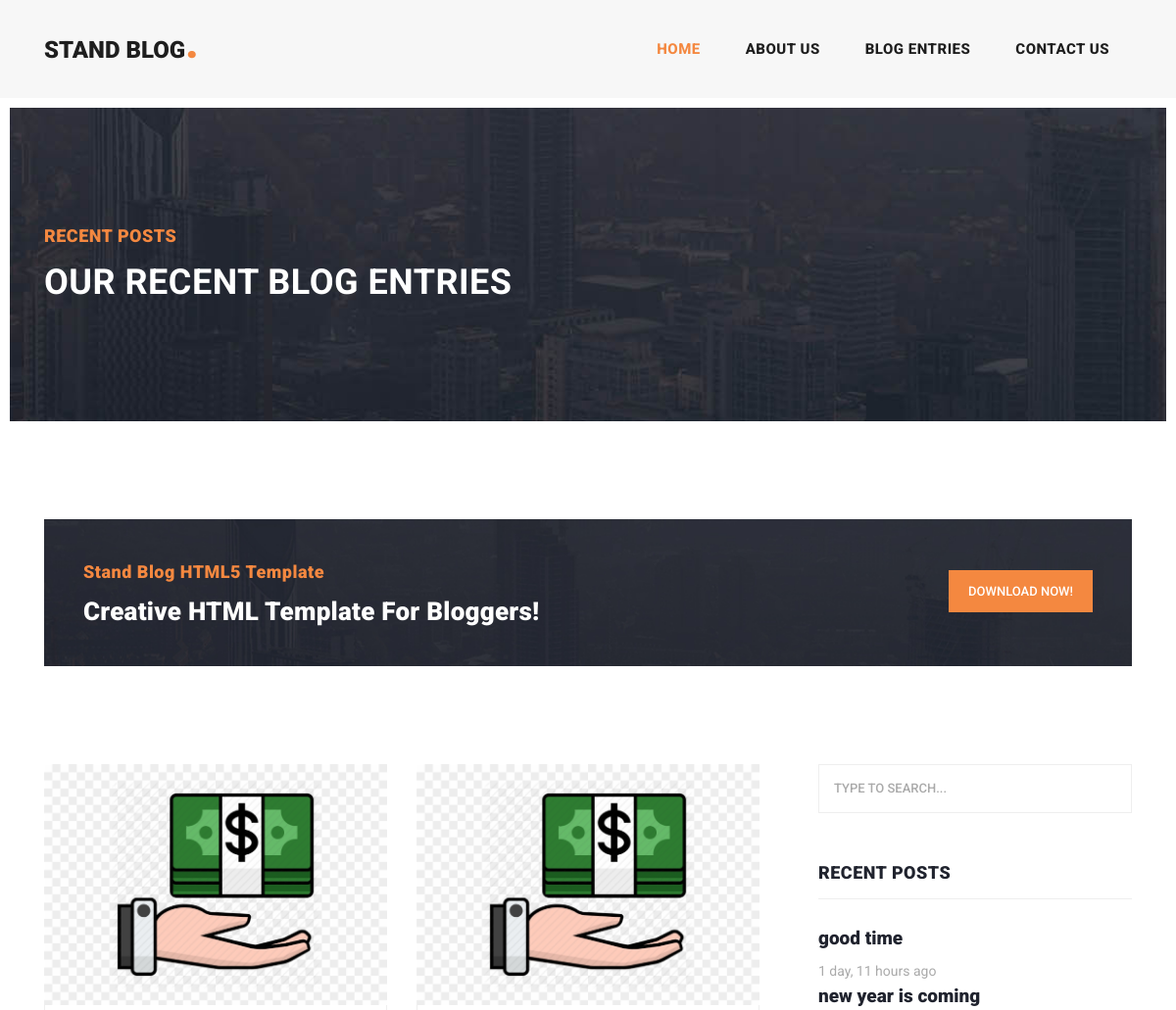
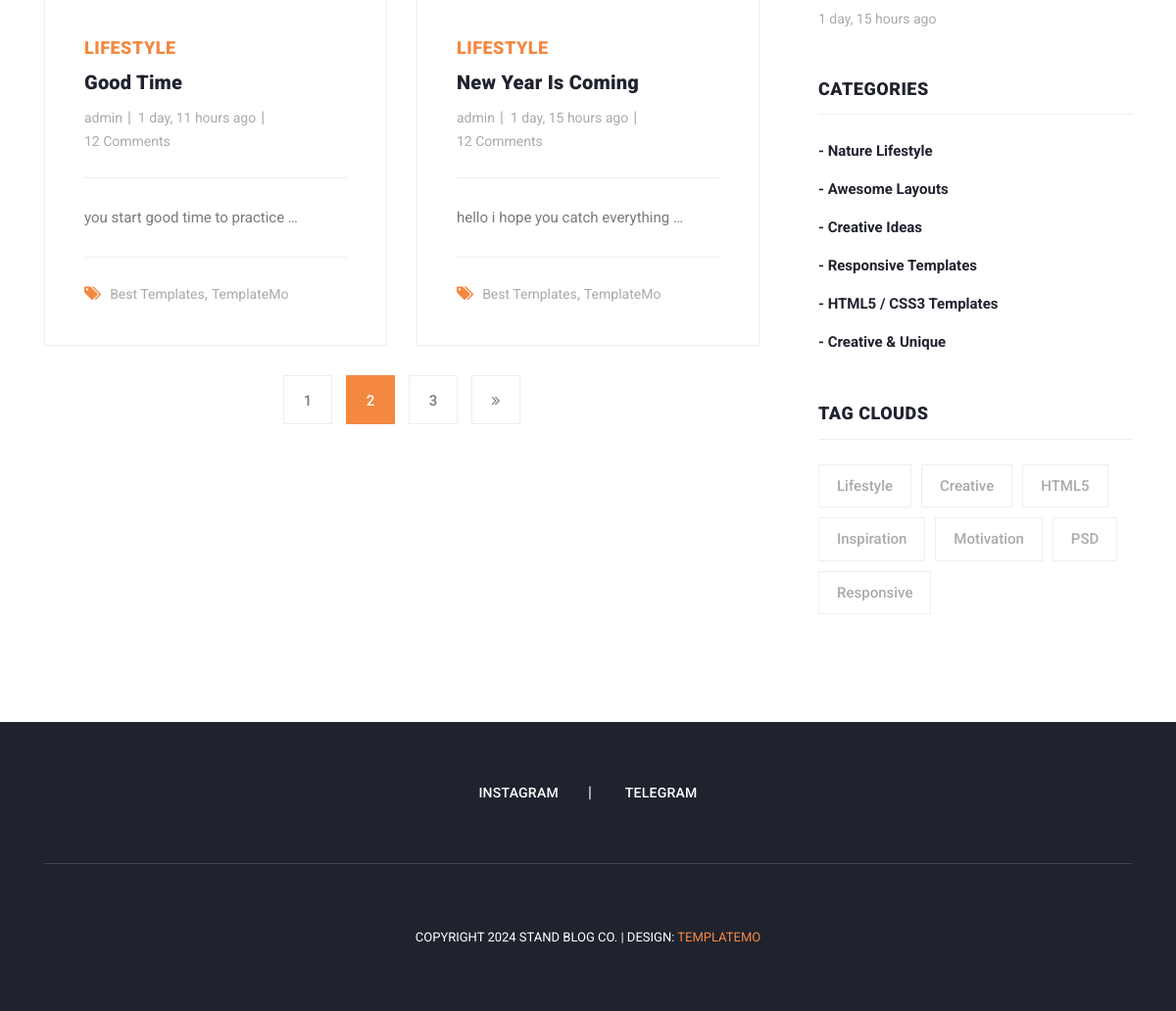
Screenshot of /blog/ with the database file from the repository (2 pictures, top to bottom).
### blog/models.py (models this page shows, shortened)
class Post(models.Model):
    title = models.CharField(max_length=255)
    author = models.ForeignKey(User,on_delete=models.CASCADE,null=True)
    content = models.TextField()
    image = models.ImageField(upload_to='blog/',default='blog/default2.jpg')
    status = models.BooleanField(default=True)
    login_required = models.BooleanField(default=False)
    created_date = models.DateTimeField(auto_now_add=True)
    updated_date = models.DateTimeField(auto_now=True)
    published_date = models.DateTimeField(null=True)
    tags = TaggableManager()
    class Meta:
        ordering = ['-created_date']

### blog/views.py (the view)
# urls.py: path('',blog_home_view,name='index'),
def blog_home_view(request):
    posts = Post.objects.filter(status=True).order_by('-created_date')
    context = {'posts': posts}
    return render(request , 'blog/blog.html' , context)

### blog/templatetags/blog-tags.py (called while the page is built)
@register.inclusion_tag('blog/blog-recent-posts.html')
def recent_posts():
    now = timezone.now()
    posts = Post.objects.filter(status=True,published_date__lt=now).order_by('-published_date')[:3]
    return {'posts':posts}

### templates/blog/blog.html
{% extends 'base.html' %}
{% load static %}
{% block content %}
{% load humanize %}
{% load blog-tags %}
<div class="heading-page header-text">
  <section class="page-heading">
    <div class="container">
      <div class="row">
        <div class="col-lg-12">
          <div class="text-content">
            <h4>Recent Posts</h4>
            <h2>Our Recent Blog Entries</h2>
          </div>
        </div>
      </div>
    </div>
  </section>
</div>
<section class="call-to-action">
  <div class="container">
    <div class="row">
      <div class="col-lg-12">
        <div class="main-content">
          <div class="row">
            <div class="col-lg-8">
              <span>Stand Blog HTML5 Template</span>
              <h4>Creative HTML Template For Bloggers!</h4>
            </div>
            <div class="col-lg-4">
              <div class="main-button">
                <a href="https://templatemo.com/tm-551-stand-blog" target="_parent">Download Now!</a>
              </div>
            </div>
          </div>
        </div>
      </div>
    </div>
  </div>
</section>
<section class="blog-posts grid-system">
  <div class="container">
    <div class="row">
      <div class="col-lg-8">
        <div class="all-blog-posts">
          <div class="row">
            {% for post in posts %}
            <div class="col-lg-6">
              <div class="blog-post">
                <div class="blog-thumb">
                  <img src="{{post.image.url}}" alt="">
                </div>
                <div class="down-content">
                  <span>Lifestyle</span>
                  <a href="{% url 'blog:post-detail' pid=post.id %}">
                    <h4>{{post.title}}</h4>
                  </a>
                  <ul class="post-info">
                    <li><a href="#">{{post.author}}</a></li>
                    <li><a href="#">{{post.published_date|naturaltime}}</a></li>
                    <li><a href="#">12 Comments</a></li>
                  </ul>
                  <p>{{post.content|truncatewords:6}}</p>
                  <div class="post-options">
                    <div class="row">
                      <div class="col-lg-12">
                        <ul class="post-tags">
                          <li><i class="fa fa-tags"></i></li>
                          <li><a href="#">Best Templates</a>,</li>
                          <li><a href="#">TemplateMo</a></li>
                        </ul>
                      </div>
                    </div>
                  </div>
                </div>
              </div>
            </div>
            {% endfor %}
            <div class="col-lg-12">
              <ul class="page-numbers">
                <li><a href="#">1</a></li>
                <li class="active"><a href="#">2</a></li>
                <li><a href="#">3</a></li>
                <li><a href="#"><i class="fa fa-angle-double-right"></i></a></li>
              </ul>
            </div>
          </div>
        </div>
      </div>
      <div class="col-lg-4">
        <div class="sidebar">
          <div class="row">
           {% include 'blog/blog-search.html' %}
           {% recent_posts %}
           {% include 'blog/blog-categories.html' %}
           {% include 'blog/blog-tags.html' %}
          </div>
        </div>
      </div>
    </div>
  </div>
</section>
{% endblock %}

### templates/base.html (shortened to what this page needs)
{% load static %}
<!DOCTYPE html>
<html lang="en">
<head>
    <link href="{% static 'vendor/bootstrap/css/bootstrap.min.css' %}" rel="stylesheet">
    <link rel="stylesheet" href="{% static 'css/fontawesome.css' %}">
    <link rel="stylesheet" href="{% static 'css/templatemo-stand-blog.css' %}">
    <link rel="stylesheet" href="{% static 'css/owl.css' %}">
</head>
<body>
    <header class="">
        <nav class="navbar navbar-expand-lg">
            <div class="container">
                <a class="navbar-brand" href="{% url 'website:index' %}">
                    <h2>Stand Blog<em>.</em></h2>
                </a>
                <div class="collapse navbar-collapse" id="navbarResponsive">
                    <ul class="navbar-nav ml-auto">
                        <li class="nav-item active">
                            <a class="nav-link" href="{% url 'website:index' %}">Home
                            </a>
                        </li>
                        <li class="nav-item">
                            <a class="nav-link" href="{% url 'website:about' %}">About Us</a>
                        </li>
                        <li class="nav-item">
                            <a class="nav-link" href="{% url 'blog:index' %}">Blog Entries</a>
                        </li>
                        <li class="nav-item">
                            <a class="nav-link" href="{% url 'website:contact' %}">Contact Us</a>
                        </li>
                    </ul>
                </div>
            </div>
        </nav>
    </header>
    {% block content %}
    {% endblock %}
    <footer>
        <div class="container">
            <div class="row">
                <div class="col-lg-12">
                    <ul class="social-icons">
                        <li><a href="http://www.instagram.com/pv.aliseyfi">Instagram</a></li>
                        <li><a href="https://t.me/Aisdisappeared">Telegram</a></li>
                    </ul>
                </div>
                <div class="col-lg-12">
                    <div class="copyright-text">
                        <p>Copyright 2024 Stand Blog Co.
                            | Design: <a rel="nofollow" href="https://templatemo.com" target="_parent">TemplateMo</a>
                        </p>
                    </div>
                </div>
            </div>
        </div>
    </footer>
</body>
</html>
{% load sweetify %}

### templates/blog/blog-search.html
{% load static %}
<div class="col-lg-12">
    <div class="sidebar-item search">
      <form id="search_form" name="gs" method="GET" action="#">
        <input type="text" name="q" class="searchText" placeholder="type to search..." autocomplete="on">
      </form>
    </div>
  </div>

### templates/blog/blog-recent-posts.html
{% load static %}
{% load humanize %}
<div class="col-lg-12">
  <div class="sidebar-item recent-posts">
    <div class="sidebar-heading">
      <h2>Recent Posts</h2>
    </div>
    <div class="content">
      {% for post in posts %}
      <ul>
        <li>
          <a href="#">
            <h5>{{post.title}}</h5>
            <span>{{post.published_date|naturaltime}}</span>
          </a>
        </li>
      </ul>
      {% endfor %}
    </div>
  </div>
</div>

### templates/blog/blog-categories.html
{% load static %}
<div class="col-lg-12">
    <div class="sidebar-item categories">
      <div class="sidebar-heading">
        <h2>Categories</h2>
      </div>
      <div class="content">
        <ul>
          <li><a href="#">- Nature Lifestyle</a></li>
          <li><a href="#">- Awesome Layouts</a></li>
          <li><a href="#">- Creative Ideas</a></li>
          <li><a href="#">- Responsive Templates</a></li>
          <li><a href="#">- HTML5 / CSS3 Templates</a></li>
          <li><a href="#">- Creative &amp; Unique</a></li>
        </ul>
      </div>
    </div>
  </div>

### templates/blog/blog-tags.html
{% load static %}
<div class="col-lg-12">
    <div class="sidebar-item tags">
      <div class="sidebar-heading">
        <h2>Tag Clouds</h2>
      </div>
      <div class="content">
        <ul>
          <li><a href="#">Lifestyle</a></li>
          <li><a href="#">Creative</a></li>
          <li><a href="#">HTML5</a></li>
          <li><a href="#">Inspiration</a></li>
          <li><a href="#">Motivation</a></li>
          <li><a href="#">PSD</a></li>
          <li><a href="#">Responsive</a></li>
        </ul>
      </div>
    </div>
  </div>

### rows the page displays
Post: image (placeholder picture), title "Good Time", author "admin", published_date "1 day, 11 hours ago", content "you start good time to practice …", title "good time"
Post: image (placeholder picture), title "New Year Is Coming", author "admin", published_date "1 day, 15 hours ago", content "hello i hope you catch everything …", title "new year is coming"
